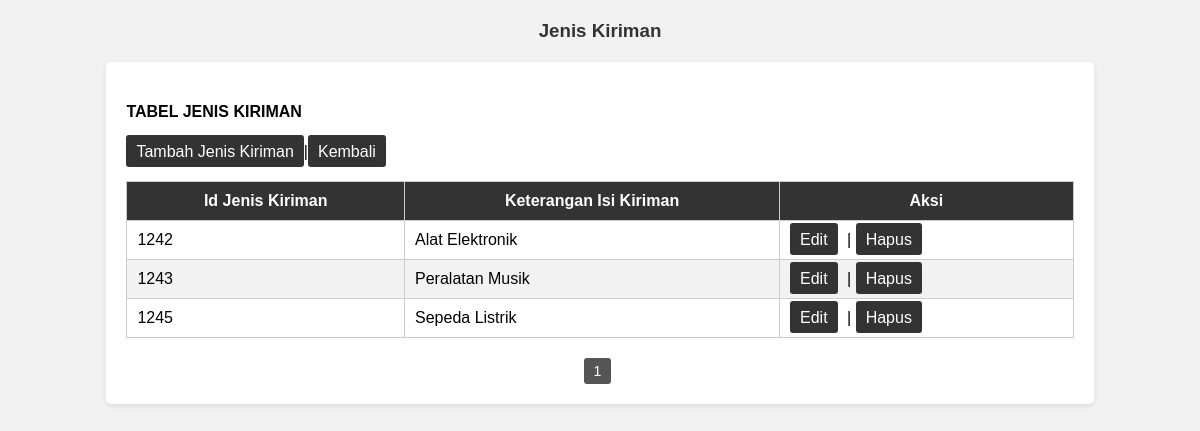
The page /pengirimanibrahim/JenisKiriman/jeniskirimanlihat.php on the database its author committed.
### tables this page shows
CREATE TABLE `jeniskiriman` (
  `ID_JenisPengiriman` int(11) NOT NULL,
  `KeteranganIsiPengiriman` varchar(30) DEFAULT NULL,
  `Harga_Kg` int(11) NOT NULL
);

### pengirimanibrahim/JenisKiriman/jeniskirimanlihat.php (the view, shortened to what this page needs)
<html>
<h3> Jenis Kiriman </h3>
<form>
<h4>TABEL JENIS KIRIMAN</h4>
<a class="kembali" href="jeniskirimantambah.php">Tambah Jenis Kiriman</a>|<a class="kembali" href="../index.php">Kembali</a>
<table border="1" align="center" width="100%">
    <tr bgcolor="green">
        <th>Id Jenis Kiriman</th>
        <th>Keterangan Isi Kiriman</th>
        <th>Aksi</th>
    </tr>
    <tr>
        <?php
            include '../config.php';
            $limit = 10;
            $page = isset($_GET['page']) ? $_GET['page'] : 1;
            $start = ($page - 1) * $limit;
            $query = mysqli_query($db, "SELECT * FROM jeniskiriman LIMIT $start, $limit");
            while ($data=mysqli_fetch_array($query)){
                ?>
                <tr>
                <td><?php echo $data['ID_JenisPengiriman']   ;?></td>
                <td><?php echo $data['KeteranganIsiPengiriman'] ;?></td>
                <td>
				<a class="edit" href="jeniskirimanubah.php?ID_JenisPengiriman=<?php echo $data['ID_JenisPengiriman'];?>" >Edit</a> |
				<a class="hapus" href="jeniskirimanhapus.php?ID_JenisPengiriman=<?php echo $data['ID_JenisPengiriman']; ?>" onclick="return confirm('yakin hapus?')">Hapus</a>
			</td>
            </tr>
            </tr>
            <?php } ?>
</table>
<div class="pagination">
            <?php
            $query_total = mysqli_query($db, "SELECT COUNT(*) as total FROM jeniskiriman");
            $data_total = mysqli_fetch_assoc($query_total);
            $total_pages = ceil($data_total['total'] / $limit);
            for ($i = 1; $i <= $total_pages; $i++) {
                if ($i == $page) {
                    echo '<a href="?page=' . $i . '" class="current">' . $i . '</a>';
                } else {
                    echo '<a href="?page=' . $i . '">' . $i . '</a>';
                }
            }
?>
</div>
</form>
</html>

### pengirimanibrahim/JenisKiriman/jeniskirimanlihat.php (style rules this page uses)
h3 { color: #333; text-align: center; margin-top: 20px; }
form { margin: 20px auto; width: 80%; background-color: #fff; padding: 20px; border-radius: 5px; box-shadow: 0 2px 5px rgba(0, 0, 0, 0.1); }
table { width: 100%; border-collapse: collapse; margin-top: 20px; }
table td { padding: 10px; border: 1px solid #ccc; }
table th { padding: 10px; background-color: #333; color: #fff; border: 1px solid #ccc; }
table tr:nth-child(even) { background-color: #f2f2f2; }
.edit, .hapus, .kembali { padding: 7.5px 10px; background-color: #333; color: #fff; text-decoration: none; border-radius: 3px; }
.edit { margin-right: 5px; }
.kembali { margin-top: 1px; }
.pagination { margin-top: 20px; text-align: center; }
.pagination a { display: inline-block; padding: 5px 10px; background-color: #333; color: #fff; text-decoration: none; border-radius: 3px; font-size: 14px; margin-right: 5px; }
.pagination a.current { background-color: #555; }

### rows shown on the page
jeniskiriman: ID_JenisPengiriman "1242", KeteranganIsiPengiriman "Alat Elektronik"
jeniskiriman: ID_JenisPengiriman "1243", KeteranganIsiPengiriman "Peralatan Musik"
jeniskiriman: ID_JenisPengiriman "1245", KeteranganIsiPengiriman "Sepeda Listrik"
